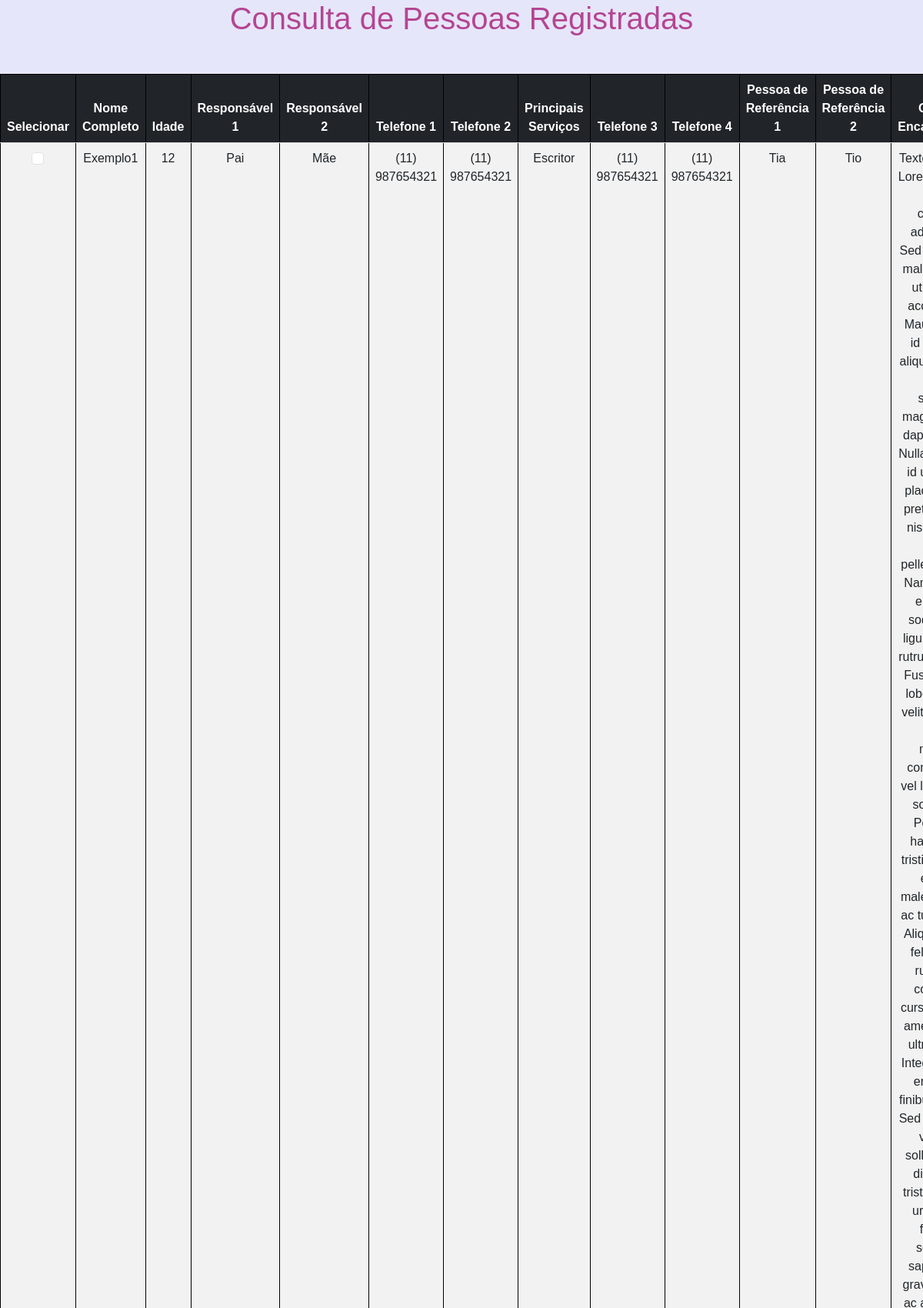
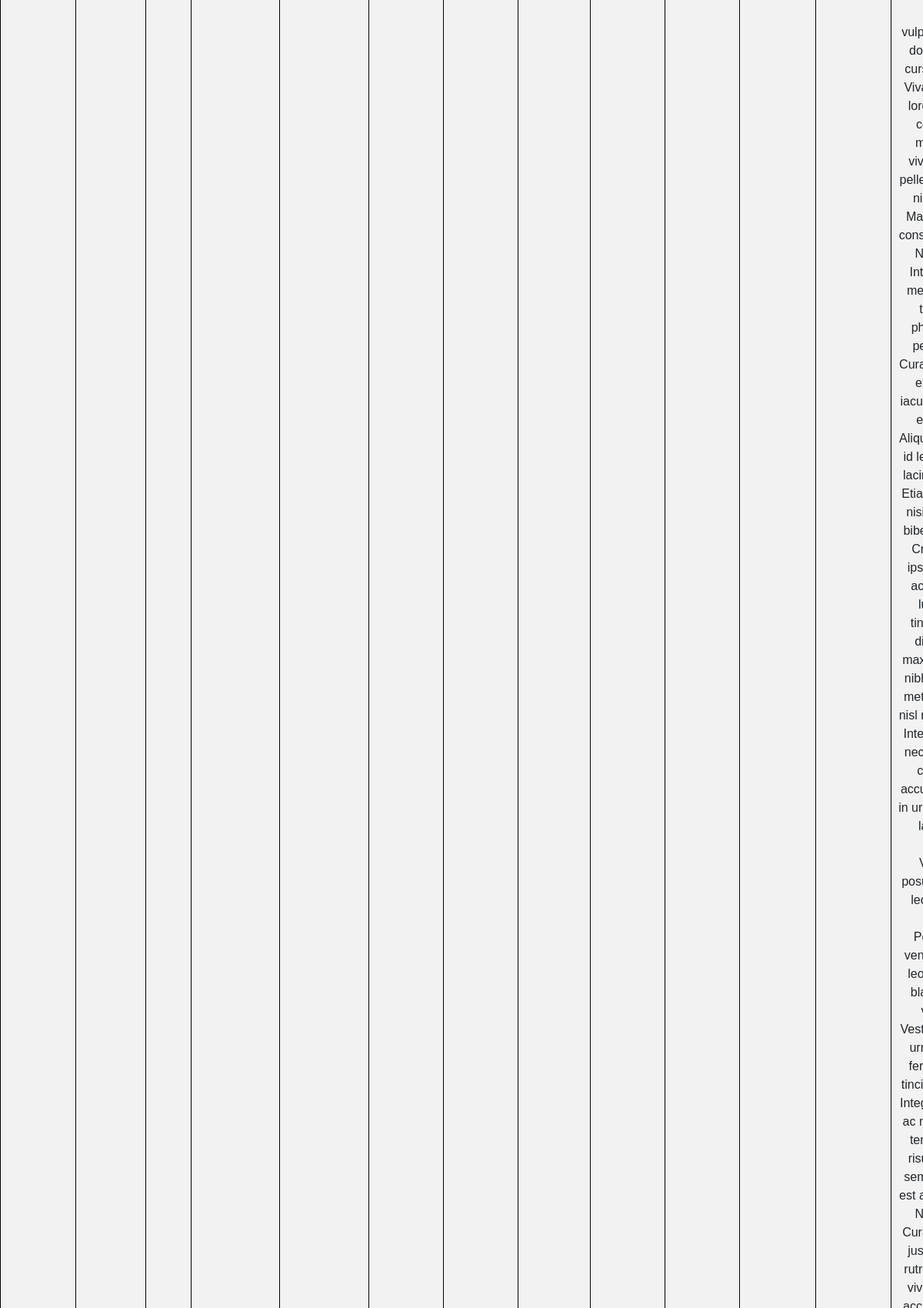
The page /app_de_cadastro/pessoas/ (signed in, upper part) on the database its author committed (2 pictures, top to bottom).
### app_de_cadastro/models.py (models this page shows, shortened)
class Dados_cadastrais(models.Model):
    nome = models.CharField(max_length=150, verbose_name="Nome Completo", blank=True)
    idade = models.IntegerField(verbose_name="Idade", blank=True)
    responsavel_1 = models.CharField(max_length=150)
    responsavel_2 = models.CharField(max_length=150, blank=True) # Permite campos em branco
    telefone_1 = models.CharField(max_length=20)
    telefone_2 = models.CharField(max_length=20, blank=True) # Permite campos em branco
    principais_servicos = models.CharField(max_length=300)
    telefone_3 = models.CharField(max_length=20, blank=True) # Permite campos em branco
    telefone_4 = models.CharField(max_length=20, blank=True) # Permite campos em branco
    pessoa_referencia_1 = models.CharField(max_length=150, blank=True) # Permite campos em branco
    pessoa_referencia_2 = models.CharField(max_length=150, blank=True) # Permite campos em branco
    origem_do_encaminhamento = models.TextField(blank=True) # Permite campos em branco
    demanda_inicial = models.TextField(blank=True)  # Permite campos em branco
    inicio_dos_atendimentos = models.TextField(blank=True)  # Permite campos em branco
    log_de_cadastro = models.DateTimeField(auto_now_add=True)  # Registra a data e hora automaticamente ao criar o registro
    profissional = models.CharField(max_length=150)

### app_de_cadastro/views.py (the view)
# urls.py: path('pessoas/', views.lista_de_pessoas, name='lista_de_pessoas'),
def lista_de_pessoas(request):
    if not request.user.is_authenticated:
        return redirect('user_login')  # Redireciona para a página de login se não estiver autenticado
    pessoas = Dados_cadastrais.objects.all()
    menu_inicial_url = reverse('menu')
    return render(request, 'app_de_cadastro/pessoas.html', {'pessoas': pessoas, 'menu_inicial_url': menu_inicial_url})

### app_de_cadastro/templates/app_de_cadastro/pessoas.html (shortened to what this page needs)
<!DOCTYPE html>
<html lang="pt-br">
<head>
    <link href="https://cdn.jsdelivr.net/npm/bootstrap@5.3.0-alpha1/dist/css/bootstrap.min.css" rel="stylesheet">
</head>
<body>
    <h1>Consulta de Pessoas Registradas</h1>
    <form method="POST" action="{% url 'deletar_usuario' %}">
        <div class="table-responsive">
            <table class="table table-striped">
                <thead class="table-dark">
                    <tr>
                        <th>Selecionar</th>
                        <th>Nome Completo</th>
                        <th>Idade</th>
                        <th>Responsável 1</th>
                        <th>Responsável 2</th>
                        <th>Telefone 1</th>
                        <th>Telefone 2</th>
                        <th>Principais Serviços</th>
                        <th>Telefone 3</th>
                        <th>Telefone 4</th>
                        <th>Pessoa de Referência 1</th>
                        <th>Pessoa de Referência 2</th>
                        <th>Origem do Encaminhamento</th>
                    </tr>
                </thead>
                <tbody>
                    {% for pessoa in pessoas %}
                    <tr>
                        <td><input class="form-check-input" type="checkbox" name="selecionar_pessoa"
                                value="{{ pessoa.id }}"></td>
                        <td>{{ pessoa.nome }}</td>
                        <td>{{ pessoa.idade }}</td>
                        <td>{{ pessoa.responsavel_1 }}</td>
                        <td>{{ pessoa.responsavel_2 }}</td>
                        <td>{{ pessoa.telefone_1 }}</td>
                        <td>{{ pessoa.telefone_2 }}</td>
                        <td>{{ pessoa.principais_servicos }}</td>
                        <td>{{ pessoa.telefone_3 }}</td>
                        <td>{{ pessoa.telefone_4 }}</td>
                        <td>{{ pessoa.pessoa_referencia_1 }}</td>
                        <td>{{ pessoa.pessoa_referencia_2 }}</td>
                        <td>{{ pessoa.origem_do_encaminhamento }}</td>
                    </tr>
                    {% endfor %}
                </tbody>
            </table>
        </div>
        <BR></BR>
    </form>
</body>
</html>

### app_de_cadastro/templates/app_de_cadastro/pessoas.html (style rules this page uses)
body { font-family: Arial, sans-serif; background-color: #e6e6fa; margin: 0; padding: 0; }
h1 { text-align: center; margin-bottom: 4%; color: #b44593; }
table { width: 100%; border-collapse: collapse; margin-bottom: 2%; overflow-x: auto; background-color: #ffbad5; }
th, td { border: 1px solid black; padding-top: 1.5%; padding-bottom: 1.5%; text-align: center; border-bottom: 0.1vh solid #ddd; }
form { margin-bottom: 2%; }

### rows shown on the page
Dados_cadastrais: nome "Exemplo1", idade "12", responsavel_1 "Pai", responsavel_2 "Mãe", telefone_1 "(11) 987654321", telefone_2 "(11) 987654321", principais_servicos "Escritor", telefone_3 "(11) 987654321", telefone_4 "(11) 987654321", pessoa_referencia_1 "Tia", pessoa_referencia_2 "Tio"
